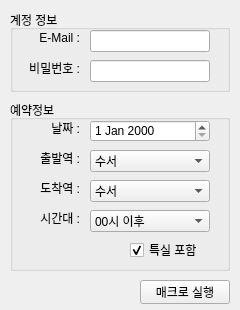
<?xml version="1.0" encoding="UTF-8"?>
<ui version="4.0">
 <class>frmMain</class>
 <widget class="QWidget" name="frmMain">
  <property name="geometry">
   <rect>
    <x>0</x>
    <y>0</y>
    <width>240</width>
    <height>310</height>
   </rect>
  </property>
  <property name="sizePolicy">
   <sizepolicy hsizetype="Fixed" vsizetype="Fixed">
    <horstretch>0</horstretch>
    <verstretch>0</verstretch>
   </sizepolicy>
  </property>
  <property name="windowTitle">
   <string>SRT 예약 매크로</string>
  </property>
  <widget class="QGroupBox" name="grpReservationInfo">
   <property name="geometry">
    <rect>
     <x>10</x>
     <y>100</y>
     <width>220</width>
     <height>171</height>
    </rect>
   </property>
   <property name="title">
    <string>예약정보</string>
   </property>
   <widget class="QComboBox" name="cboDeparture">
    <property name="geometry">
     <rect>
      <x>80</x>
      <y>50</y>
      <width>120</width>
      <height>22</height>
     </rect>
    </property>
    <property name="editable">
     <bool>false</bool>
    </property>
    <item>
     <property name="text">
      <string>수서</string>
     </property>
    </item>
    <item>
     <property name="text">
      <string>동탄</string>
     </property>
    </item>
    <item>
     <property name="text">
      <string>평택지제</string>
     </property>
    </item>
    <item>
     <property name="text">
      <string>천안아산</string>
     </property>
    </item>
    <item>
     <property name="text">
      <string>오송</string>
     </property>
    </item>
    <item>
     <property name="text">
      <string>대전</string>
     </property>
    </item>
    <item>
     <property name="text">
      <string>김천(구미)</string>
     </property>
    </item>
    <item>
     <property name="text">
      <string>서대구</string>
     </property>
    </item>
    <item>
     <property name="text">
      <string>동대구</string>
     </property>
    </item>
    <item>
     <property name="text">
      <string>신경주</string>
     </property>
    </item>
    <item>
     <property name="text">
      <string>울산(통도사)</string>
     </property>
    </item>
    <item>
     <property name="text">
      <string>부산</string>
     </property>
    </item>
    <item>
     <property name="text">
      <string>공주</string>
     </property>
    </item>
    <item>
     <property name="text">
      <string>익산</string>
     </property>
    </item>
    <item>
     <property name="text">
      <string>정읍</string>
     </property>
    </item>
    <item>
     <property name="text">
      <string>광주송정</string>
     </property>
    </item>
    <item>
     <property name="text">
      <string>나주</string>
     </property>
    </item>
    <item>
     <property name="text">
      <string>목포</string>
     </property>
    </item>
   </widget>
   <widget class="QLabel" name="lblDeparture">
    <property name="geometry">
     <rect>
      <x>10</x>
      <y>50</y>
      <width>60</width>
      <height>16</height>
     </rect>
    </property>
    <property name="text">
     <string>출발역 :</string>
    </property>
    <property name="alignment">
     <set>Qt::AlignRight|Qt::AlignTrailing|Qt::AlignVCenter</set>
    </property>
   </widget>
   <widget class="QLabel" name="lblArrival">
    <property name="geometry">
     <rect>
      <x>10</x>
      <y>80</y>
      <width>60</width>
      <height>16</height>
     </rect>
    </property>
    <property name="text">
     <string>도착역 :</string>
    </property>
    <property name="alignment">
     <set>Qt::AlignRight|Qt::AlignTrailing|Qt::AlignVCenter</set>
    </property>
   </widget>
   <widget class="QLabel" name="lblTime">
    <property name="geometry">
     <rect>
      <x>10</x>
      <y>110</y>
      <width>60</width>
      <height>16</height>
     </rect>
    </property>
    <property name="text">
     <string>시간대 :</string>
    </property>
    <property name="alignment">
     <set>Qt::AlignRight|Qt::AlignTrailing|Qt::AlignVCenter</set>
    </property>
   </widget>
   <widget class="QComboBox" name="cboTime">
    <property name="geometry">
     <rect>
      <x>80</x>
      <y>110</y>
      <width>120</width>
      <height>22</height>
     </rect>
    </property>
    <item>
     <property name="text">
      <string>00시 이후</string>
     </property>
    </item>
    <item>
     <property name="text">
      <string>02시 이후</string>
     </property>
    </item>
    <item>
     <property name="text">
      <string>04시 이후</string>
     </property>
    </item>
    <item>
     <property name="text">
      <string>06시 이후</string>
     </property>
    </item>
    <item>
     <property name="text">
      <string>08시 이후</string>
     </property>
    </item>
    <item>
     <property name="text">
      <string>10시 이후</string>
     </property>
    </item>
    <item>
     <property name="text">
      <string>12시 이후</string>
     </property>
    </item>
    <item>
     <property name="text">
      <string>14시 이후</string>
     </property>
    </item>
    <item>
     <property name="text">
      <string>16시 이후</string>
     </property>
    </item>
    <item>
     <property name="text">
      <string>18시 이후</string>
     </property>
    </item>
    <item>
     <property name="text">
      <string>20시 이후</string>
     </property>
    </item>
    <item>
     <property name="text">
      <string>22시 이후</string>
     </property>
    </item>
   </widget>
   <widget class="QCheckBox" name="chkSuite">
    <property name="geometry">
     <rect>
      <x>120</x>
      <y>140</y>
      <width>76</width>
      <height>20</height>
     </rect>
    </property>
    <property name="text">
     <string>특실 포함</string>
    </property>
    <property name="checked">
     <bool>true</bool>
    </property>
    <property name="tristate">
     <bool>false</bool>
    </property>
   </widget>
   <widget class="QComboBox" name="cboArrival">
    <property name="geometry">
     <rect>
      <x>80</x>
      <y>80</y>
      <width>120</width>
      <height>22</height>
     </rect>
    </property>
    <item>
     <property name="text">
      <string>수서</string>
     </property>
    </item>
    <item>
     <property name="text">
      <string>동탄</string>
     </property>
    </item>
    <item>
     <property name="text">
      <string>평택지제</string>
     </property>
    </item>
    <item>
     <property name="text">
      <string>천안아산</string>
     </property>
    </item>
    <item>
     <property name="text">
      <string>오송</string>
     </property>
    </item>
    <item>
     <property name="text">
      <string>대전</string>
     </property>
    </item>
    <item>
     <property name="text">
      <string>김천(구미)</string>
     </property>
    </item>
    <item>
     <property name="text">
      <string>서대구</string>
     </property>
    </item>
    <item>
     <property name="text">
      <string>동대구</string>
     </property>
    </item>
    <item>
     <property name="text">
      <string>신경주</string>
     </property>
    </item>
    <item>
     <property name="text">
      <string>울산(통도사)</string>
     </property>
    </item>
    <item>
     <property name="text">
      <string>부산</string>
     </property>
    </item>
    <item>
     <property name="text">
      <string>공주</string>
     </property>
    </item>
    <item>
     <property name="text">
      <string>익산</string>
     </property>
    </item>
    <item>
     <property name="text">
      <string>정읍</string>
     </property>
    </item>
    <item>
     <property name="text">
      <string>광주송정</string>
     </property>
    </item>
    <item>
     <property name="text">
      <string>나주</string>
     </property>
    </item>
    <item>
     <property name="text">
      <string>목포</string>
     </property>
    </item>
   </widget>
   <widget class="QLabel" name="lblDate">
    <property name="geometry">
     <rect>
      <x>10</x>
      <y>20</y>
      <width>60</width>
      <height>16</height>
     </rect>
    </property>
    <property name="text">
     <string>날짜 :</string>
    </property>
    <property name="alignment">
     <set>Qt::AlignRight|Qt::AlignTrailing|Qt::AlignVCenter</set>
    </property>
   </widget>
   <widget class="QDateEdit" name="dtDeparture">
    <property name="geometry">
     <rect>
      <x>80</x>
      <y>20</y>
      <width>120</width>
      <height>22</height>
     </rect>
    </property>
   </widget>
  </widget>
  <widget class="QGroupBox" name="grpAccount">
   <property name="geometry">
    <rect>
     <x>10</x>
     <y>10</y>
     <width>220</width>
     <height>82</height>
    </rect>
   </property>
   <property name="title">
    <string>계정 정보</string>
   </property>
   <widget class="QLineEdit" name="txtID">
    <property name="geometry">
     <rect>
      <x>80</x>
      <y>20</y>
      <width>120</width>
      <height>22</height>
     </rect>
    </property>
   </widget>
   <widget class="QLabel" name="lblID">
    <property name="geometry">
     <rect>
      <x>10</x>
      <y>20</y>
      <width>60</width>
      <height>16</height>
     </rect>
    </property>
    <property name="text">
     <string>E-Mail :</string>
    </property>
    <property name="alignment">
     <set>Qt::AlignRight|Qt::AlignTrailing|Qt::AlignVCenter</set>
    </property>
   </widget>
   <widget class="QLabel" name="lblPassword">
    <property name="geometry">
     <rect>
      <x>10</x>
      <y>50</y>
      <width>60</width>
      <height>16</height>
     </rect>
    </property>
    <property name="text">
     <string>비밀번호 :</string>
    </property>
    <property name="alignment">
     <set>Qt::AlignRight|Qt::AlignTrailing|Qt::AlignVCenter</set>
    </property>
   </widget>
   <widget class="QLineEdit" name="txtPassword">
    <property name="geometry">
     <rect>
      <x>80</x>
      <y>50</y>
      <width>120</width>
      <height>22</height>
     </rect>
    </property>
   </widget>
  </widget>
  <widget class="QPushButton" name="btnRunMacro">
   <property name="geometry">
    <rect>
     <x>140</x>
     <y>280</y>
     <width>90</width>
     <height>24</height>
    </rect>
   </property>
   <property name="text">
    <string>매크로 실행</string>
   </property>
  </widget>
 </widget>
 <tabstops>
  <tabstop>txtID</tabstop>
  <tabstop>txtPassword</tabstop>
  <tabstop>cboDeparture</tabstop>
  <tabstop>cboArrival</tabstop>
  <tabstop>cboTime</tabstop>
  <tabstop>chkSuite</tabstop>
  <tabstop>btnRunMacro</tabstop>
 </tabstops>
 <resources/>
 <connections/>
 <slots>
  <slot>onClicked_btnRunMacro()</slot>
 </slots>
</ui>
